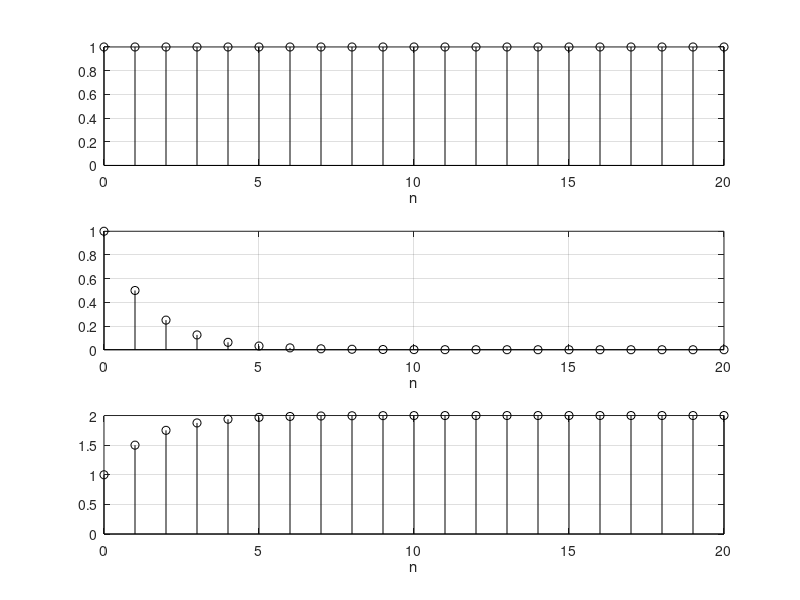

Here is the MATLAB script that generated this plot:
clear all;
clc;

Ts = 1;
n = 0:Ts:20;

x = n>=0; % Generate a time signal
subplot(3, 1, 1); stem(n, x, 'k-'); grid on;
ylim([0 1]); xlabel('n');

x1 = (0.5).^n.*x; 
subplot(3, 1, 2); stem(n, x1, 'k-'); grid on;
ylim([0 1]); xlabel('n');

x2 = conv(x,x1);
x3 = x2(:,1:21);
subplot(3, 1, 3); stem(n, x3, 'k-'); grid on;
ylim([0 2]); xlabel('n');
